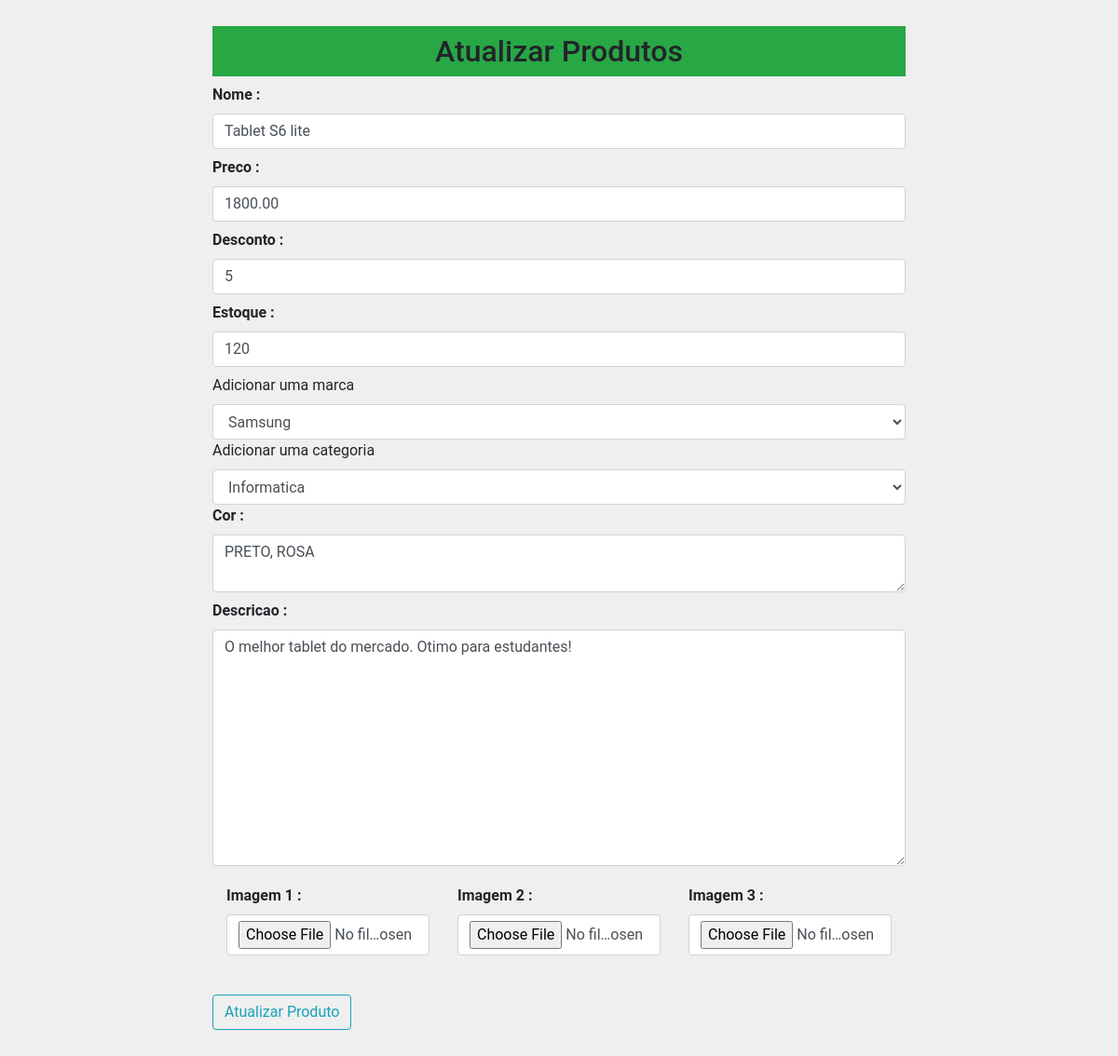
The page /updateproduto/1 on the database as committed earlier.
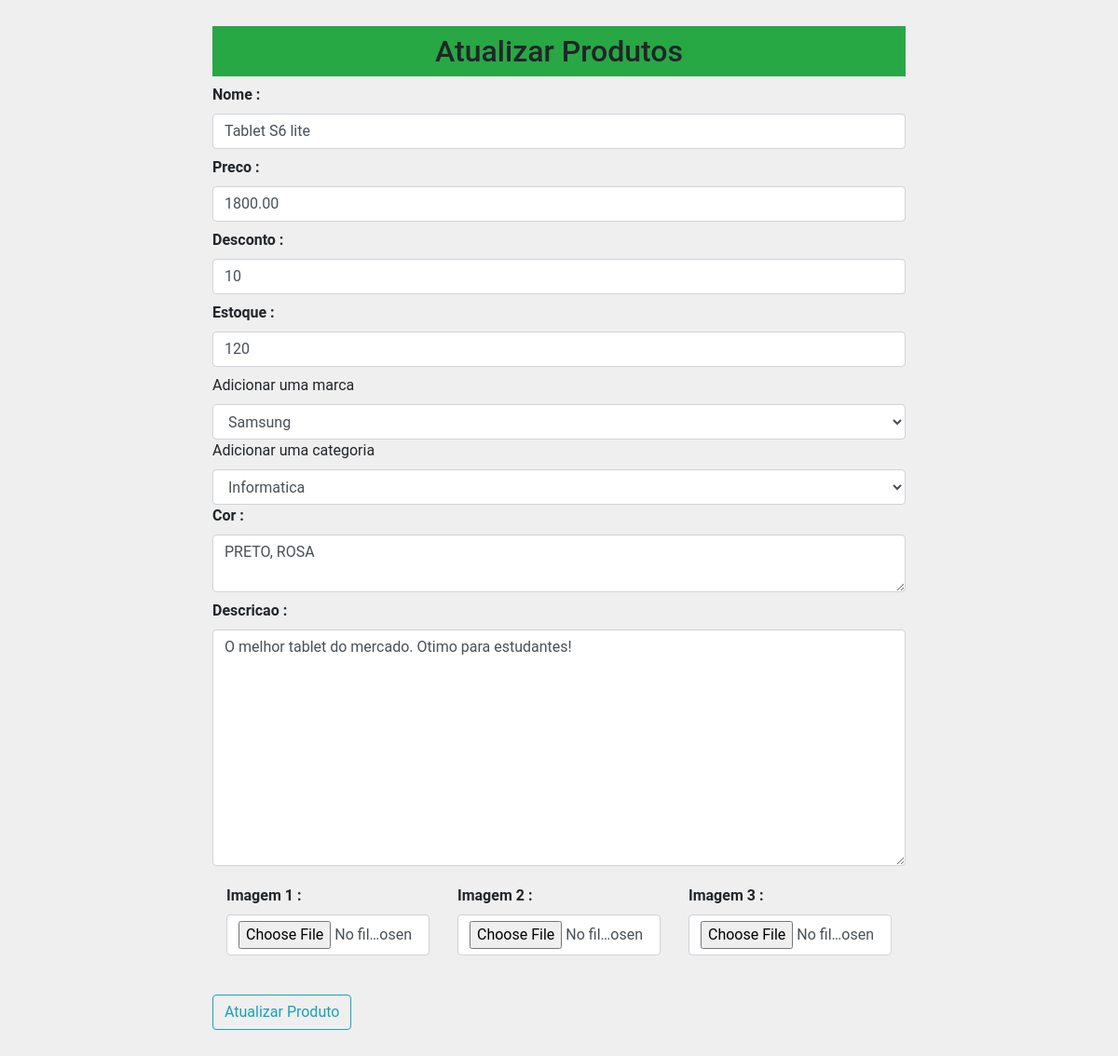
The same page on the database as committed later.
### loja/produtos/models.py (models this page shows, shortened)
class Addproduto(db.Model):
    id = db.Column(db.Integer, primary_key=True)
    name = db.Column(db.String(100), nullable=False,unique=True)
    price = db.Column(db.Float, nullable=False)
    discount = db.Column(db.Integer, default=0)
    stock = db.Column(db.Integer, nullable=False)
    description = db.Column(db.String(255), nullable=False)
    color = db.Column(db.String(100), nullable=False)
    pub_date = db.Column(db.DateTime, nullable=False, default=datetime.now())
    marca_id = db.Column(db.Integer, db.ForeignKey('marca.id'), nullable=True)
    marca = db.relationship('Marca', backref=db.backref('marca', lazy=True))
    categoria_id = db.Column(db.Integer, db.ForeignKey('categoria.id'), nullable=False)
    categoria = db.relationship('Categoria', backref=db.backref('produtos', lazy=True)) #observar se é o mesmo nome da tabela
    create_date = db.Column(db.DateTime, nullable=False, default=datetime.now())
    image_1 = db.Column(db.String(150), nullable=False, default='default.jpg')
    image_2 = db.Column(db.String(150), nullable=False, default='default.jpg')
    image_3 = db.Column(db.String(150), nullable=False, default='default.jpg')

### loja/produtos/rotas.py (the view, shortened to what this page needs)
@app.route('/updateproduto/<int:id>', methods=['GET', 'POST'])
def updateproduto(id):
    marcas = Marca.query.all()
    categorias = Categoria.query.all()
    produto = Addproduto.query.get_or_404(id)
    marca = request.form.get('marca')
    categoria = request.form.get('categoria')
    form = Addprodutos(request.form)
    form.name.data = produto.name
    form.price.data = produto.price
    form.discount.data = produto.discount
    form.stock.data = produto.stock
    form.description.data = produto.description
    form.colors.data = produto.color
    return render_template('/produtos/updateproduto.html', title="Atualizar Categoria", form=form, marcas=marcas, categorias=categorias, produto=produto)

### loja/produtos/forms.py
class Addprodutos(Form):
    name = StringField('Nome :', [validators.DataRequired()])
    price = DecimalField('Preco :', [validators.DataRequired()])
    discount = IntegerField('Desconto :', [validators.DataRequired()])
    stock = IntegerField('Estoque :', [validators.DataRequired()])
    description = TextAreaField('Descricao :', [validators.DataRequired()])
    colors = TextAreaField('Cor :', [validators.DataRequired()])
    image_1 = FileField('Imagem 1 :', validators=[FileAllowed(['jpg', 'png', 'jpeg', 'gif'], 'Somente imagens.')])
    image_2 = FileField('Imagem 2 :', validators=[FileAllowed(['jpg', 'png', 'jpeg', 'gif'], 'Somente imagens.')])
    image_3 = FileField('Imagem 3 :', validators=[FileAllowed(['jpg', 'png', 'jpeg', 'gif'], 'Somente imagens.')])

### loja/templates/produtos/updateproduto.html (shortened to what this page needs)
{% extends 'layouts.html' %}
{% block content %}
<div class="container">
    <div class="row">
    <div class="col-md-2"></div>
    <div class="col-md-8 p-2">
        <h2 class="text-center bg-success p-2">Atualizar Produtos</h2>
        {% from "_formhelpers.html" import render_field %}
        <form action="" method="POST" enctype="multipart/form-data">
            {{ render_field(form.name, class="form-control", placeholder="Nome do Produto")}}
            {{ render_field(form.price, class="form-control", placeholder="Preço do Produto")}}
            {{ render_field(form.discount, class="form-control", placeholder="Desconto do Produto")}}
            {{ render_field(form.stock, class="form-control", placeholder="Estoque do Produto")}}
            <label for="marca">Adicionar uma marca</label>
            <select name="marca" id="marca" class="form-control" required>
                <option value="{{produto.marca_id}}">{{produto.marca.name}}</option>
            </select>
            <label for="categoria">Adicionar uma categoria</label>
            <select name="categoria" id="categoria" class="form-control" required>
                <option value="{{produto.categoria_id}}">{{produto.categoria.name}}</option>
            </select>
            {{ render_field(form.colors, class="form-control", placeholder="Cor do Produto")}}
            {{ render_field(form.description, class="form-control", placeholder="Descrição do Produto", rows="10")}}
            <div class="container">
                <div class="row">
                    <div class="col-md-4">{{ render_field(form.image_1, class="form-control")}}</div>
                    <div class="col-md-4">{{ render_field(form.image_2, class="form-control")}}</div>
                    <div class="col-md-4">{{ render_field(form.image_3, class="form-control")}}</div>
                </div>
            </div>
            <button type="submit" class="btn btn-outline-info mt-4 mb-5">Atualizar Produto</button>
        </form>
    </div>
    <div class="col-md-2"></div>
</div>
</div>
{% endblock content%}

### loja/templates/_formhelpers.html (shortened to what this page needs)
{% macro render_field(field) %}
  <dt>{{ field.label }}
  <dd>{{ field(**kwargs)|safe }}
  </dd>
{% endmacro %}

Rows that differ between the two databases and show on the page:
changed Addproduto "Tablet S6 lite": discount "5" → "10"
